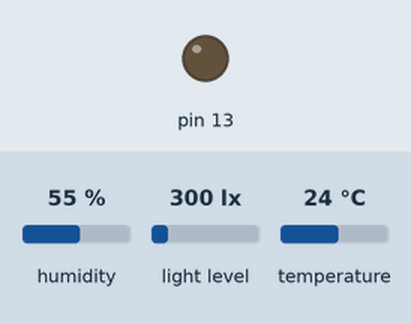
Recording of a sketch running on a simulated Arduino Uno, built for the host (arithmetic inside an expression is 32-bit, double 64-bit). On the bench: output pins drawn as LEDs (lit = HIGH). The test bench sets the inputs (shaded band); at power-on: humidity 55 %, light level 300 lx, temperature 24 °C. The local clock reads 2024-03-15 10:24:30 at power-on unless the sketch sets it; storage starts empty; what the sketch prints to the serial monitor is not drawn.

Above: at 0.2 s.
Timing chart, 0 to 1.7 s (numbered marks = the images above):
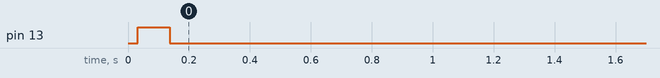

Measured:
- by itself, pin 13: LOW → HIGH at 0.03 s, → LOW 0.11 s later

The sketch:

greenhouse_monitor.ino
```cpp
// Inlcude relevant libraries
#include <AM2320.h>
#include <Wire.h>
#include <SPI.h>
#include <SD.h>
#include <Adafruit_Sensor.h>
#include <Adafruit_TSL2561_U.h>
#include <RTClib.h>

// Initialise sensors variable
AM2320 tempAndHumid;
Adafruit_TSL2561_Unified luxMeter = Adafruit_TSL2561_Unified(TSL2561_ADDR_FLOAT, 12345); //address at the end is for
// adafruit sensor libray
RTC_DS1307 rtc;

// SD card on hardware SPI
const int chipSelect = 53;

//for storing data
float temp;
float humidity;
unsigned int lux;

void setup() {
  // turn on serial for error reporting
  Serial.begin(9600);

  // setup sd card
  if (!SD.begin(chipSelect)) {
    Serial.println("Card failed, or not present");
    // don't do anything more:
    while(1);
  }
  Serial.println("SD card initialized.");

  // initialise sensors
  tempAndHumid.begin();

  if(!luxMeter.begin()){
    Serial.println("TSL2561 / Lux meter not detected");
    while(1); //wait until restarted because code won't run without sensor
  }
  // initialise rtc
  if (!rtc.begin()) {
    Serial.println("Couldn't find RTC");
    while(1);
  } else {
    if (!rtc.isrunning()) {
      Serial.println("RTC not running, starting now.");
      // update rtc time
      rtc.adjust(DateTime(F(__DATE__), F(__TIME__)));
    }
  }
  // configure luxMeter
  luxMeter.setGain(TSL2561_GAIN_1X); //sets sensitivity to 1x
  luxMeter.setIntegrationTime(TSL2561_INTEGRATIONTIME_101MS); //same as camera shutter speed; options are 13ms, 101ms and 402ms.
  // lower values allow for greater accuracy in bright condition, higher for dark conditions.

  // get start time for timer
  DateTime start = rtc.now();

  // add boot time and date to file
  File dataFile = SD.open("data.log", FILE_WRITE);
  if(dataFile) {
    String initData = "booted,,," + String(start.unixtime());
    dataFile.println(initData);
    dataFile.close();
  }

  // set up pin 13 (led) to switch on when reading is taking place
  pinMode(13, OUTPUT);
  digitalWrite(13, LOW);

  // start
  Serial.println("Starting now");
}

void loop() {
  // get current millis to calculate amount of time to deduct from the delay
  unsigned long start = millis();

  // switch on LED to warn user from powering off
  digitalWrite(13, HIGH);

  // begin collecting data
  if (tempAndHumid.measure()){ // measure returns true if measurement was successful
    temp = tempAndHumid.getTemperature() - 1.5;
    humidity = tempAndHumid.getHumidity();
  } else {
    int errorCode = tempAndHumid.getErrorCode();
    temp = 999;
    humidity = 0;
    switch (errorCode) {
      case 1: Serial.println("ERR: Sensor is offline"); break;
      case 2: Serial.println("ERR: CRC validation failed."); break;
    }
  }

  // get sensor event
  sensors_event_t event;
  luxMeter.getEvent(&event);

  // records in lux
  if (event.light){
    lux = (int)event.light;
  } else {
    Serial.println("TSL2561 overloaded - no reliable info");
    //check LDR to see if its bright.
    int ldrVal = analogRead(A0);
    if(ldrVal > 500) {
      lux = 100000L; // value definately out of range but light
    } else {
      lux = 0; // ldr thinks its dark, set lux to 0
    }
  }

  //get current time
  DateTime now = rtc.now();
  File dataFile = SD.open("data.log", FILE_WRITE);
  String dataString = String(temp) + "," + String(humidity) + "," + String(lux) + "," + String(now.unixtime());
  if(dataFile) {
      dataFile.println(dataString);
      dataFile.close();
  }

  // get the end time and calculate the time taken
  unsigned long timeTaken = millis()-start;
  int reduceTime = (int)timeTaken * 1000;

  //turn led off again to indicate board is no longer taking data
  digitalWrite(13, LOW);

  delay(600000-reduceTime); //10 minutes, subtracting time taken for this operation
}
```
